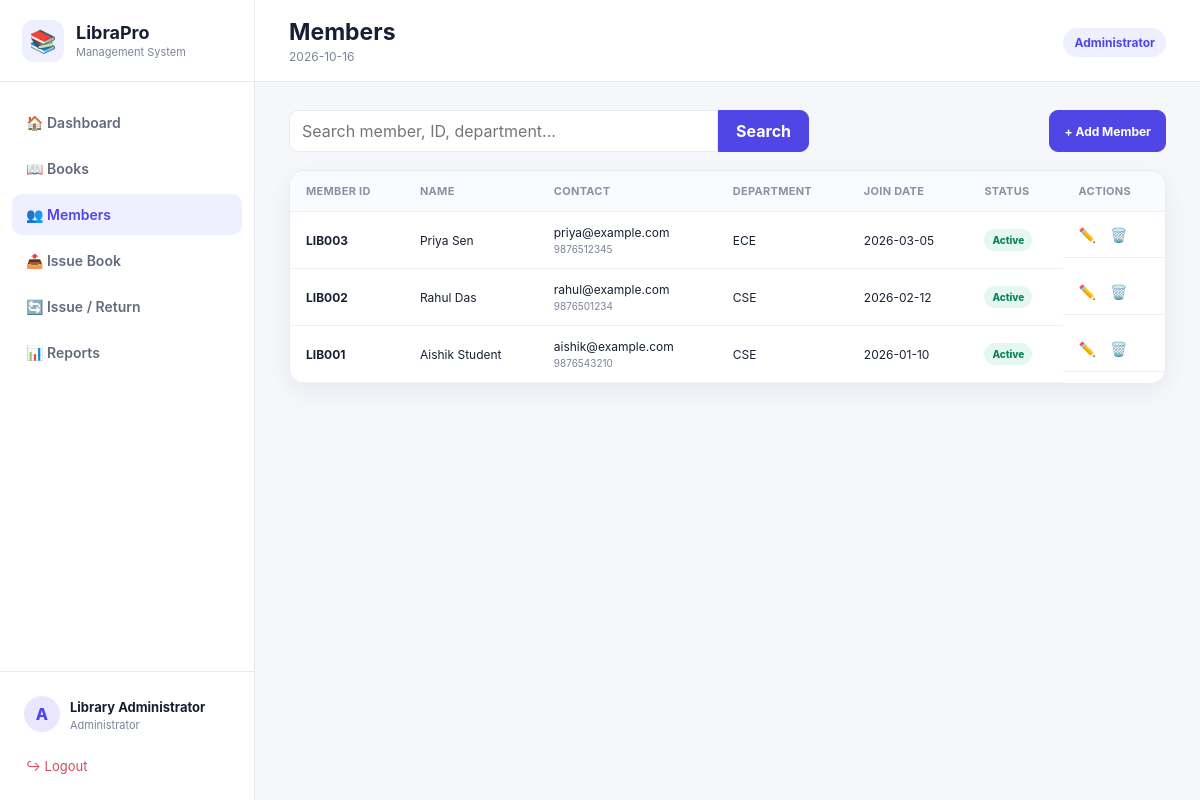
/members (signed in), run on the app's committed database.
### tables this page shows
CREATE TABLE members (
        id INTEGER PRIMARY KEY AUTOINCREMENT,
        member_id TEXT UNIQUE NOT NULL,
        name TEXT NOT NULL,
        email TEXT,
        phone TEXT,
        department TEXT,
        join_date TEXT NOT NULL,
        status TEXT NOT NULL DEFAULT 'Active'
    );

### app.py (the view)
@app.route("/members")
@login_required
def members():
    q = request.args.get("q","").strip()
    conn = get_db()
    if q:
        rows = conn.execute("""SELECT * FROM members WHERE name LIKE ? OR member_id LIKE ? OR department LIKE ?
                               ORDER BY id DESC""", (f"%{q}%",f"%{q}%",f"%{q}%")).fetchall()
    else:
        rows = conn.execute("SELECT * FROM members ORDER BY id DESC").fetchall()
    conn.close()
    return render_template("members.html", members=rows, q=q)

### app.py (called while the page is built)
def get_db():
    conn = sqlite3.connect(DB)
    conn.row_factory = sqlite3.Row
    conn.execute("PRAGMA foreign_keys = ON")
    return conn

def login_required(fn):
    @wraps(fn)
    def wrapper(*args, **kwargs):
        if "user_id" not in session:
            return redirect(url_for("login"))
        return fn(*args, **kwargs)
    return wrapper

@app.context_processor
def inject_globals():
    return {"today": date.today().isoformat(), "current_year": datetime.now().year}

### templates/members.html (shortened to what this page needs)
{% extends "base.html" %}
{% block page_heading %}Members{% endblock %}
{% block content %}
<div class="toolbar"><form class="search" method="get"><input name="q" value="{{ q }}" placeholder="Search member, ID, department..."><button>Search</button></form><a class="btn primary" href="{{ url_for('add_member') }}">+ Add Member</a></div>
<section class="panel"><div class="table-wrap"><table><thead><tr><th>Member ID</th><th>Name</th><th>Contact</th><th>Department</th><th>Join Date</th><th>Status</th><th>Actions</th></tr></thead><tbody>
{% for m in members %}<tr><td><b>{{ m.member_id }}</b></td><td>{{ m.name }}</td><td>{{ m.email or '-' }}<small>{{ m.phone or '' }}</small></td><td>{{ m.department or '-' }}</td><td>{{ m.join_date }}</td><td><span class="badge {{ m.status|lower }}">{{ m.status }}</span></td><td class="actions"><a href="{{ url_for('edit_member',member_id=m.id) }}">✏️</a><form method="post" action="{{ url_for('delete_member',member_id=m.id) }}" onsubmit="return confirm('Delete this member?')"><button>🗑️</button></form></td></tr>
{% else %}<tr><td colspan="7" class="empty">No members found.</td></tr>{% endfor %}
</tbody></table></div></section>
{% endblock %}

### css/style.css (style rules this page uses)
:root { --primary:#4f46e5;--primary2:#6366f1;--bg:#f5f7fb;--card:#fff;--text:#172033;--muted:#7b8498;--border:#e7eaf1;--danger:#dc3545;--success:#159570;--shadow:0 8px 25px rgba(23,32,51,.06) }
* { box-sizing:border-box }
body { margin:0;font-family:Inter,ui-sans-serif,system-ui,-apple-system,Segoe UI,Arial,sans-serif;background:var(--bg);color:var(--text) }
a { text-decoration:none;color:inherit }
button,input,select { font:inherit }
.stat-card,.panel,.form-card { background:var(--card);border:1px solid var(--border);border-radius:15px;box-shadow:var(--shadow) }
.panel { overflow:hidden }
.table-wrap { overflow:auto }
table { width:100%;border-collapse:collapse;font-size:12px }
th { background:#fafbfe;color:#8991a2;text-align:left;font-weight:700;font-size:11px;text-transform:uppercase;letter-spacing:.3px }
th,td { padding:13px 16px;border-bottom:1px solid #eef0f5;white-space:nowrap }
td small { display:block;color:var(--muted);font-size:10px;margin-top:3px }
.btn { border:1px solid var(--border);background:#fff;border-radius:9px;padding:9px 14px;display:inline-flex;align-items:center;justify-content:center;cursor:pointer;font-weight:700;font-size:12px;color:#4f5667 }
.btn.primary { background:var(--primary);color:#fff;border-color:var(--primary) }
.toolbar { display:flex;justify-content:space-between;gap:12px;margin-bottom:18px }
.search { display:flex;max-width:520px;flex:1 }
.search input { flex:1;border:1px solid var(--border);border-radius:9px 0 0 9px;padding:10px 12px;background:#fff;outline:none }
.search button { border:1px solid var(--primary);background:var(--primary);color:#fff;border-radius:0 9px 9px 0;padding:0 17px;font-weight:700 }
.badge { display:inline-block;padding:5px 8px;border-radius:20px;background:#edf0f7;color:#5f6878;font-size:10px;font-weight:800 }
.badge.returned,.badge.active { background:#e4f8ef;color:#0c815f }
.actions { display:flex;gap:8px;align-items:center }
.actions form { display:inline }
.actions button,.actions a { border:0;background:none;cursor:pointer;font-size:14px }

### data on the page
members: member_id "LIB003", name "Priya Sen", email "priya@example.com", phone "9876512345", department "ECE", join_date "2026-03-05", status "Active"
members: member_id "LIB002", name "Rahul Das", email "rahul@example.com", phone "9876501234", department "CSE", join_date "2026-02-12", status "Active"
members: member_id "LIB001", name "Aishik Student", email "aishik@example.com", phone "9876543210", department "CSE", join_date "2026-01-10", status "Active"

### other printed values
{{ session.get('user_name','Admin') }} "Library Administrator"
{{ session.get('role','Librarian') }} "Administrator"
